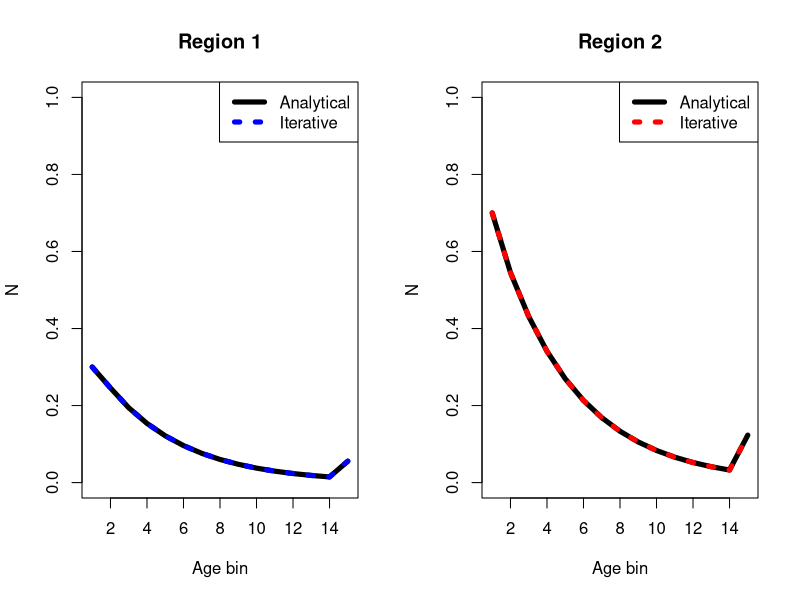
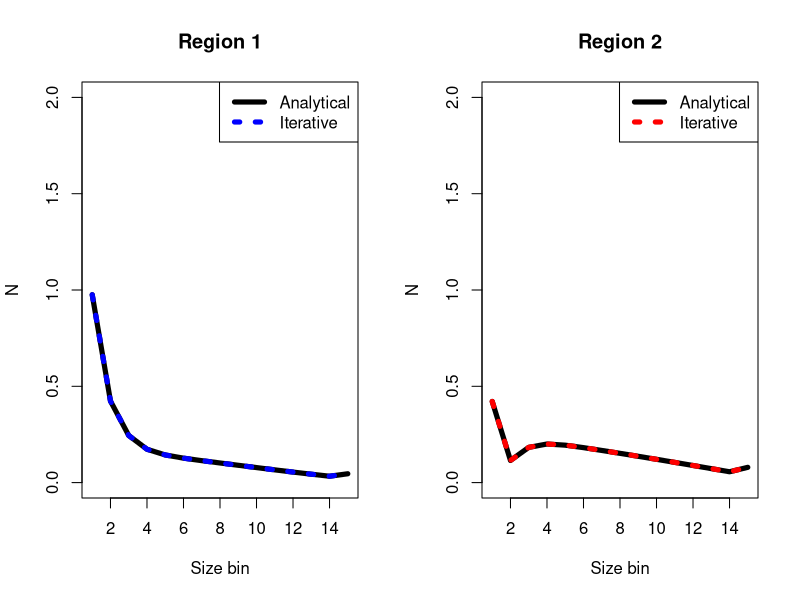

These charts were generated, in order, by the following R code:
# Age Structured Extension ----------------------------------------------------------
# Dimensions
n_regions = 2
n_ages = 15

# Natural Mortality
natmort = array(c(0.2, 0.25), dim = c(n_regions, n_ages))

# Mean recruitment
mean_rec_r = c(0.6, 0.4)

# Movement
T_mat = {
  rate = 0.3
  arr = array(0, dim = c(n_regions, n_regions, n_ages)) # structured as from, to, n_ages, n_sexes
  arr[1,1,] = rate
  arr[1,2,] = 1 - rate
  arr[2,2,] = 1 - rate
  arr[2,1,] = rate
  arr
}

# Container
n = array(0, dim = c(n_regions, n_ages))

# projection initial abundance forward
n = array(0, dim = c(n_regions, n_ages))
for(i in 1:n_ages) {
  n[,1] = mean_rec_r
  for(a in 1:n_ages) n[,a] = t(T_mat[,,a]) %*% n[,a]
  for(r in 1:n_regions) {
    n[r, 2:n_ages] = n[r, 1:(n_ages-1)] * exp(-natmort[r, 1:(n_ages-1)])
  }
}

# now apply analytical plus group on top of penultimate age
Move_penult  = t(T_mat[,,n_ages-1])
Move_plus    = t(T_mat[,,n_ages])
s_penult     = exp(-natmort[, n_ages-1])
s_plus       = exp(-natmort[, n_ages])
init_penult  = n[, n_ages-1]
source       = (Move_penult %*% init_penult) * s_penult
O_mat        = diag(s_plus, n_regions) %*% Move_plus
I_mat        = diag(n_regions)
n[, n_ages] = solve(I_mat - O_mat, source)

# look at eigens
max(abs(eigen(O_mat)$values))

# iterative approach
n_iter = array(0, dim = c(n_regions, n_ages))

# project forward iteratively until convergence
for(i in 1:500) {
  n_iter[,1] = mean_rec_r
  # movement
  for(a in 1:n_ages) n_iter[,a] = t(T_mat[,,a]) %*% n_iter[,a]
  for(r in 1:n_regions) {
    # save plus group survivors
    plus_survivors = n_iter[r, n_ages] * exp(-natmort[r, n_ages])
    # ageing and mortality - this overwrites n_ages with inflow from penultimate
    n_iter[r, 2:n_ages] = n_iter[r, 1:(n_ages-1)] * exp(-natmort[r, 1:(n_ages-1)])
    # accumulate plus group
    n_iter[r, n_ages] = n_iter[r, n_ages] + plus_survivors
  }
}

# plot to compare
par(mfrow=c(1,2))
plot(n[1,], type="l", xlab="Age bin", ylab="N", main="Region 1", ylim = c(0, 1), lwd = 5)
lines(n_iter[1,], col="blue", lty=3, lwd = 5)
legend("topright", c("Analytical","Iterative"), col=c("black","blue"), lty=c(1,3), lwd = 5)

plot(n[2,], type="l", xlab="Age bin", ylab="N", main="Region 2", ylim = c(0, 1), lwd = 5)
lines(n_iter[2,], col="red", lty=3, lwd = 5)
legend("topright", c("Analytical","Iterative"), col=c("black","red"), lty=c(1,3), lwd = 5)


# Size Structured Extension ---------------------------------------------------------
n_region = 2
n_size   = 15

# growth transition
build_Xr = function(n, mean_growth, cv_growth=0.5) {
  Xr = matrix(0, n, n)
  for (i in 1:(n-1)) {
    mean_inc = mean_growth * (1 - 0.7*(i-1)/(n-1)) # assuming linear growth for simplicity
    sd_inc   = mean_inc * cv_growth
    shape    = (mean_inc/sd_inc)^2
    rate     = mean_inc/sd_inc^2
    probs    = rep(0, n)
    for (j in i:n) {
      probs[j] = pgamma(j-i+1, shape=shape, rate=rate) -
        pgamma(j-i,   shape=shape, rate=rate)
    }
    probs[n]  = probs[n] + (1 - sum(probs))  # terminal bin
    Xr[, i]   = probs
  }
  Xr[n, n] = 1.0  # terminal bin
  return(Xr)
}

# region 1: faster growth
# region 2: slower growth
X_list = list(
  build_Xr(n_size, mean_growth=1, cv_growth=0.5),  # X^1
  build_Xr(n_size, mean_growth=3, cv_growth=0.5)   # X^2
)

# X_full, block diagonal of X^r (n_size*n_region x n_size*n_region)
X_full = matrix(0, n_size*n_region, n_size*n_region)
for (r in 1:n_region) {
  idx = ((r-1)*n_size + 1):(r*n_size)
  X_full[idx, idx] = X_list[[r]]
}

# get survival
natmort_1    = rep(0.2, n_size)
natmort_2   = rep(0.25, n_size)
S        = exp(-cbind(natmort_1, natmort_2))  # n_size x n_region

# vec(S) stacked by region: [S[,1], S[,2]]
S_full = diag(as.vector(S))  # n_size*n_region x n_size*n_region

# get movement rates
m_rate <- 0.3
psi_list <- lapply(1:n_size, function(l) {
  matrix(c(1 - m_rate, m_rate,
           m_rate,     1 - m_rate), nrow = 2, byrow = TRUE)
})

# build T_full n_region x n_region blocks ... each n_size x n_size diagonal
T_full = matrix(0, n_size*n_region, n_size*n_region)
for (r in 1:n_region) {
  for (rp in 1:n_region) {
    # row block r, col block r'
    row_idx = ((r-1)*n_size  + 1):(r*n_size)
    col_idx = ((rp-1)*n_size + 1):(rp*n_size)
    # diagonal -  [psi^l]_{r,r'} for l = 1,...,n_size
    diag_vals = sapply(1:n_size, function(l) psi_list[[l]][r, rp])
    T_full[row_idx, col_idx] = diag(diag_vals)
  }
}

# recruitment vector
mean_rec_r = c(0.6, 0.4)
r_tilde = rep(0, n_size*n_region)
r_tilde[1]          = mean_rec_r[1]  # size bin 1, region 1
r_tilde[n_size + 1] = mean_rec_r[2]  # size bin 1, region 2

# get transition matrix
O = X_full %*% S_full %*% T_full

# look at eigens
max(abs(eigen(O)$values))

# analytical soln
I_mat   = diag(n_size * n_region)
n_equil = solve(I_mat - O) %*% r_tilde

# reshape to n_size x n_region (stacked by region)
n_equil = matrix(n_equil, n_size, n_region)

# iterative comparison
n_tilde = rep(0, n_size*n_region)
n_tilde[1]          = mean_rec_r[1]
n_tilde[n_size + 1] = mean_rec_r[2]

N_hist = list()
for (t in 1:500) {
  n_tilde        = O %*% n_tilde + r_tilde
  N_hist[[t]]    = matrix(n_tilde, n_size, n_region)
}

n_tilde_iter = matrix(n_tilde, n_size, n_region)

# plot to compare
par(mfrow=c(1,2))
plot(n_equil[,1], type="l", xlab="Size bin", ylab="N", main="Region 1", ylim = c(0, 2), lwd = 5)
lines(n_tilde_iter[,1], col="blue", lty=3, lwd=5)
legend("topright", c("Analytical","Iterative"), col=c("black","blue"), lty=c(1,3), lwd = 5)

plot(n_equil[,2], type="l", xlab="Size bin", ylab="N", main="Region 2", ylim = c(0, 2), lwd = 5)
lines(n_tilde_iter[,2], col="red", lty=3, lwd = 5)
legend("topright", c("Analytical","Iterative"), col=c("black","red"), lty=c(1,3), lwd = 5)
